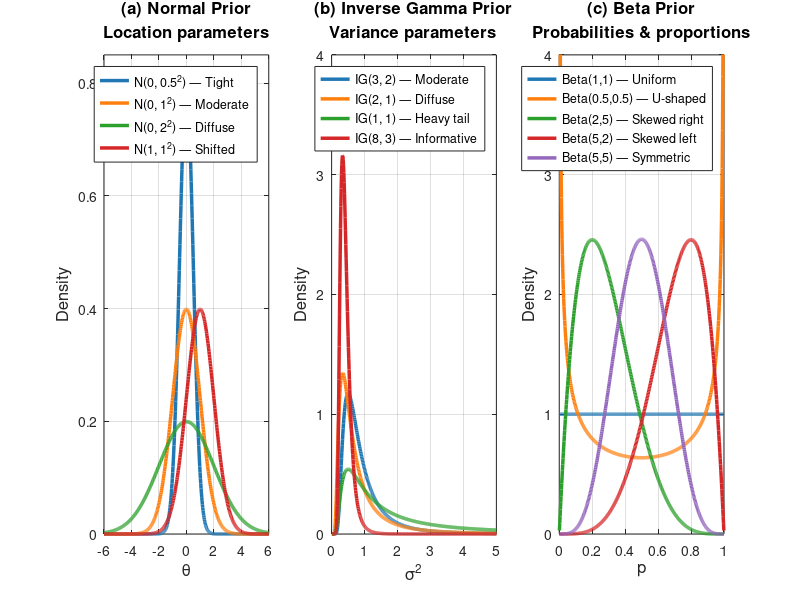

Write the MATLAB code that produced this figure.
%% ========================================================================
%  Figure 5.1: Common Prior Distributions for Bayesian Estimation
%  ========================================================================
%  Author: Alessia Paccagnini
%  Textbook: Macroeconometrics
%  ========================================================================
clear; clc; close all;

colors = [0.122 0.467 0.706;   % #1f77b4
          1.000 0.498 0.055;   % #ff7f0e
          0.173 0.627 0.173;   % #2ca02c
          0.839 0.153 0.157;   % #d62728
          0.580 0.404 0.741];  % #9467bd

figure('Position', [100 100 1400 450]);

%% Panel (a): Normal Prior
subplot(1,3,1); hold on;
x = linspace(-6, 6, 500);

normal_params = {0, 0.5, 'N(0, 0.5^2) — Tight';
                 0, 1.0, 'N(0, 1^2) — Moderate';
                 0, 2.0, 'N(0, 2^2) — Diffuse';
                 1, 1.0, 'N(1, 1^2) — Shifted'};

for i = 1:size(normal_params, 1)
    mu_i = normal_params{i, 1};
    sig_i = normal_params{i, 2};
    plot(x, normpdf(x, mu_i, sig_i), 'Color', colors(i,:), 'LineWidth', 2.5);
end

xlabel('\theta', 'FontSize', 12);
ylabel('Density', 'FontSize', 12);
title({'(a) Normal Prior', 'Location parameters'}, 'FontSize', 12, 'FontWeight', 'bold');
legend(normal_params{:, 3}, 'Location', 'northeast', 'FontSize', 9);
xlim([-6 6]); ylim([0 0.85]);
grid on; box on;

%% Panel (b): Inverse Gamma Prior
subplot(1,3,2); hold on;
x_ig = linspace(0.01, 5, 500);

% Manual Inverse Gamma PDF: beta^alpha / Gamma(alpha) * x^(-alpha-1) * exp(-beta/x)
dinvgamma = @(x, alpha, beta) (beta.^alpha ./ gamma(alpha)) .* x.^(-alpha-1) .* exp(-beta./x);

ig_params = {3, 2, 'IG(3, 2) — Moderate';
             2, 1, 'IG(2, 1) — Diffuse';
             1, 1, 'IG(1, 1) — Heavy tail';
             8, 3, 'IG(8, 3) — Informative'};

for i = 1:size(ig_params, 1)
    a_i = ig_params{i, 1};
    b_i = ig_params{i, 2};
    plot(x_ig, dinvgamma(x_ig, a_i, b_i), 'Color', colors(i,:), 'LineWidth', 2.5);
end

xlabel('\sigma^2', 'FontSize', 12);
ylabel('Density', 'FontSize', 12);
title({'(b) Inverse Gamma Prior', 'Variance parameters'}, 'FontSize', 12, 'FontWeight', 'bold');
legend(ig_params{:, 3}, 'Location', 'northeast', 'FontSize', 9);
xlim([0 5]); ylim([0 4]);
grid on; box on;

%% Panel (c): Beta Prior
subplot(1,3,3); hold on;
x_beta = linspace(0.001, 0.999, 500);

beta_params = {1,   1, 'Beta(1,1) — Uniform';
               0.5, 0.5, 'Beta(0.5,0.5) — U-shaped';
               2,   5, 'Beta(2,5) — Skewed right';
               5,   2, 'Beta(5,2) — Skewed left';
               5,   5, 'Beta(5,5) — Symmetric'};

for i = 1:size(beta_params, 1)
    a_i = beta_params{i, 1};
    b_i = beta_params{i, 2};
    plot(x_beta, betapdf(x_beta, a_i, b_i), 'Color', colors(i,:), 'LineWidth', 2.5);
end

xlabel('p', 'FontSize', 12);
ylabel('Density', 'FontSize', 12);
title({'(c) Beta Prior', 'Probabilities & proportions'}, 'FontSize', 12, 'FontWeight', 'bold');
legend(beta_params{:, 3}, 'Location', 'northeast', 'FontSize', 9);
xlim([0 1]); ylim([0 4]);
grid on; box on;

%% Save
exportgraphics(gcf, 'prior_distributions.png', 'Resolution', 300);
fprintf('Saved: prior_distributions.png\n');
